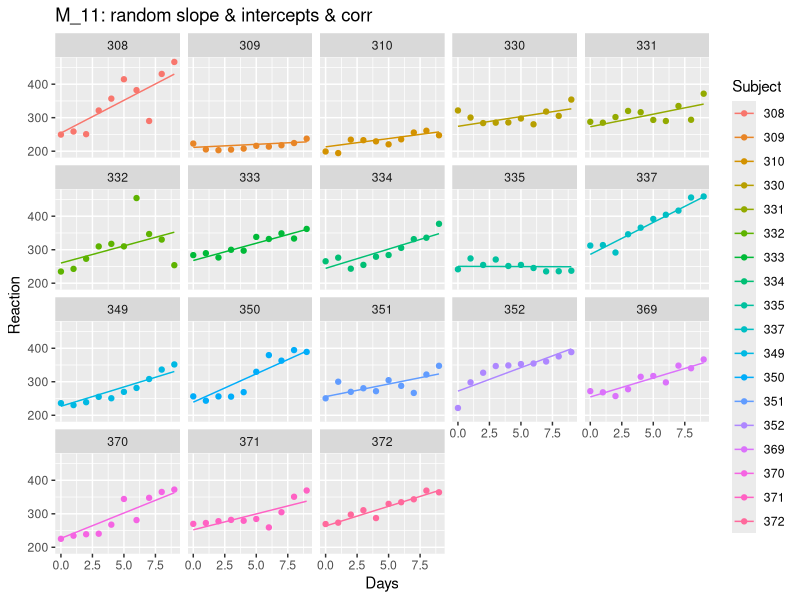
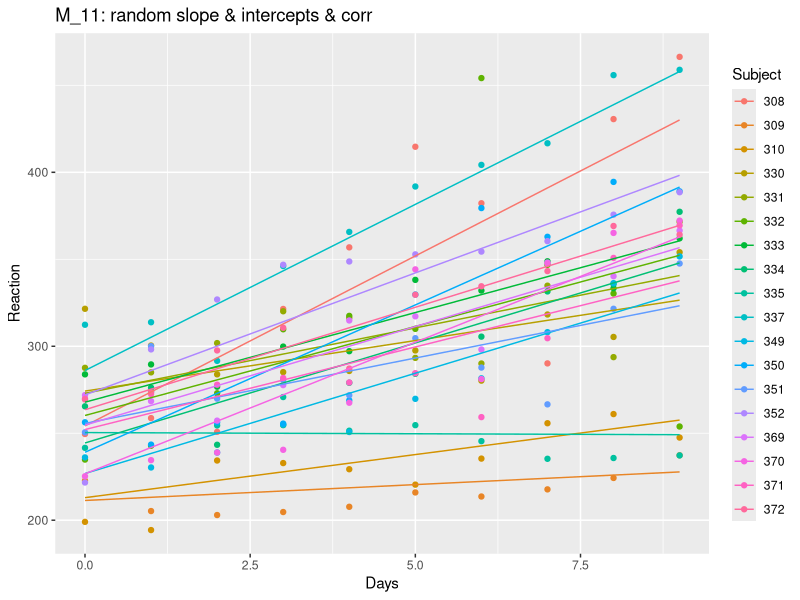
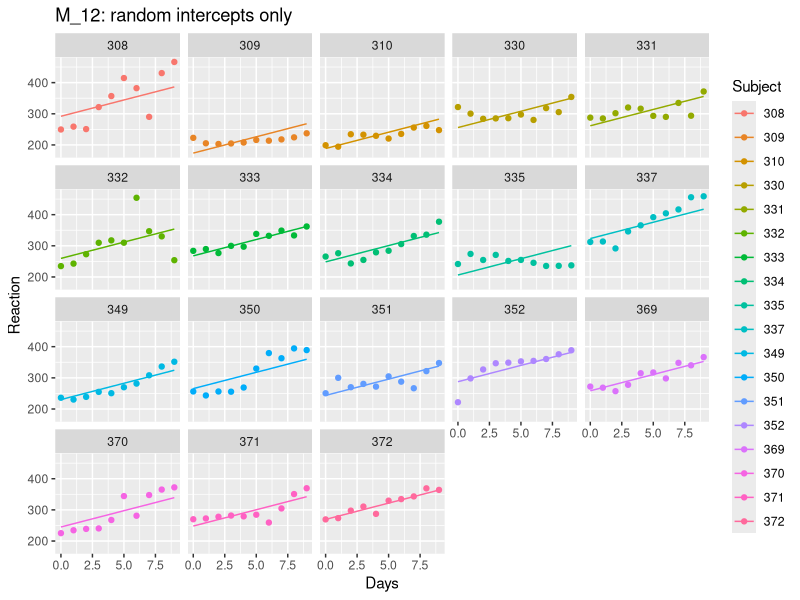
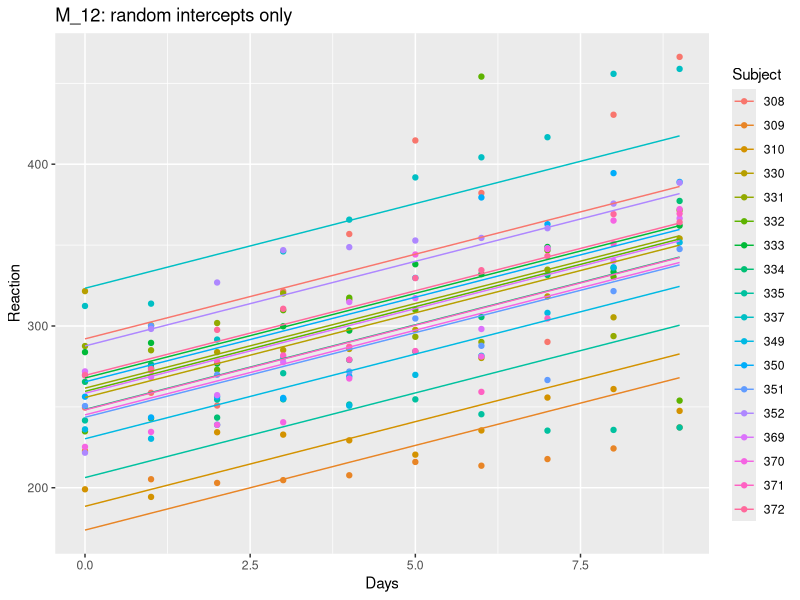
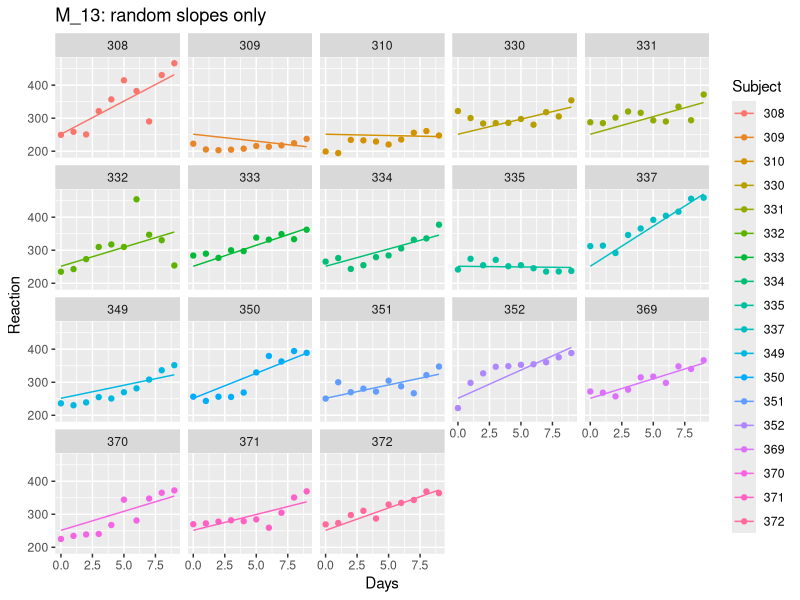
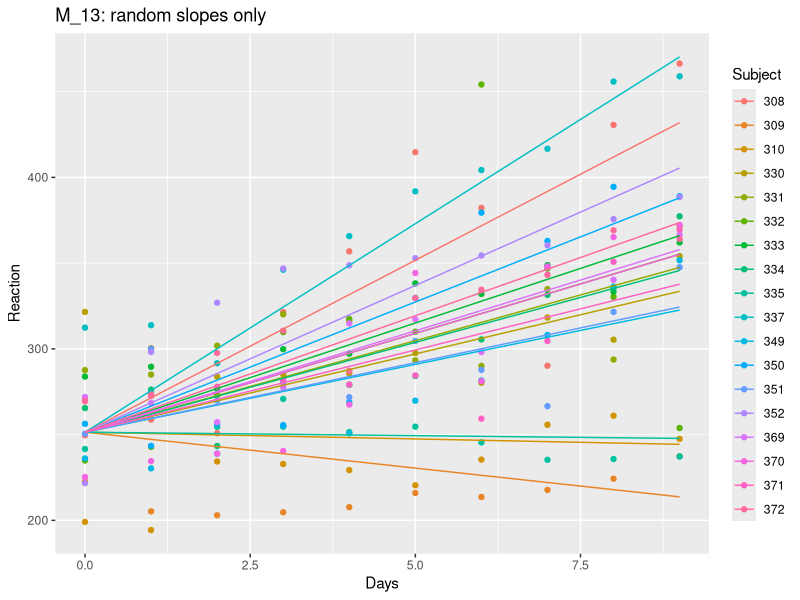
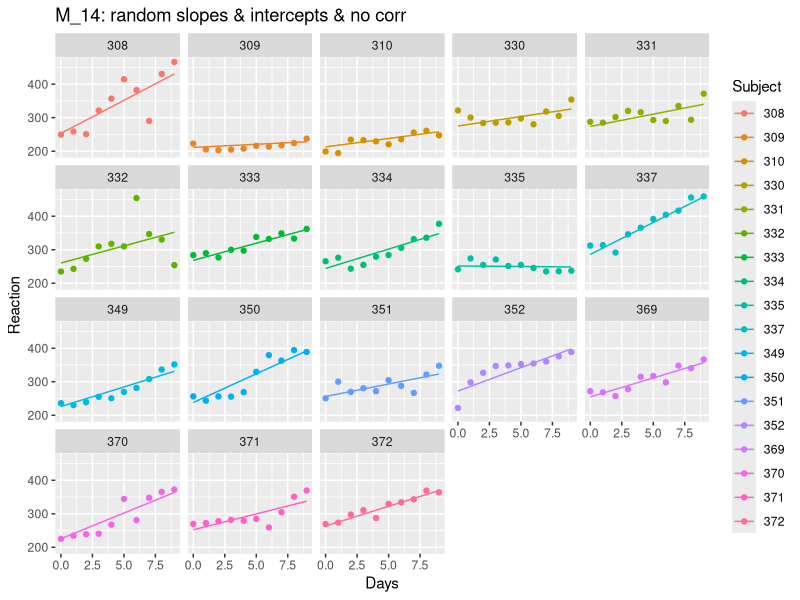
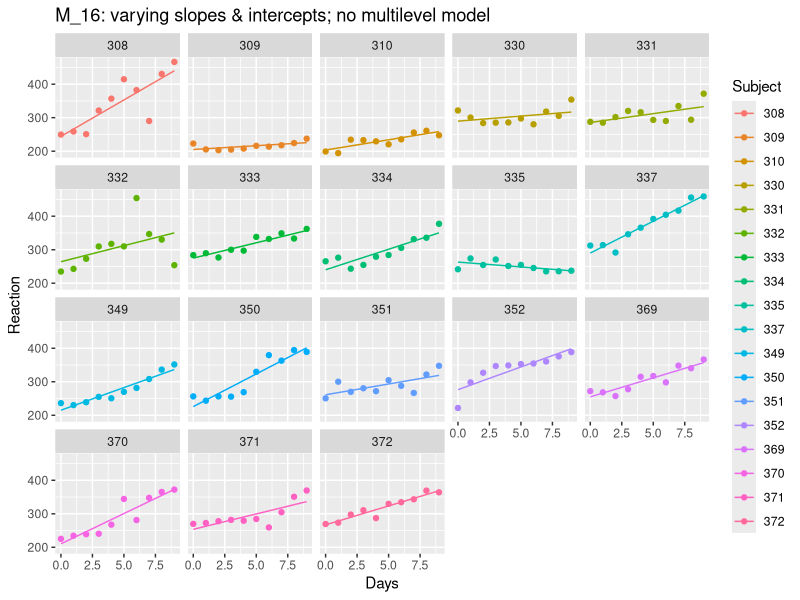

Generate these figures, in order, with R:
library(tidyverse)
library(modelr)
library(lme4)

# random slopes & random intercepts & correlation between them
M_11 <- lmer(Reaction ~ Days + (Days|Subject),
            REML = FALSE,
            data = sleepstudy)

# random intercepts only model
M_12 <- lmer(Reaction ~ Days + (1|Subject),
             REML = FALSE,
             data = sleepstudy)

# random slopes only model
M_13 <- lmer(Reaction ~ Days + (0 + Days|Subject),
            REML = FALSE,
            data = sleepstudy)


# random slopes & random intercepts & NO correlation between them
M_14 <- lmer(Reaction ~ Days + (Days||Subject),
             REML = FALSE,
             data = sleepstudy)


# Visualize the predictions of the models ---------------------------------

add_predictions(sleepstudy, M_11) %>% 
  ggplot(aes(x = Days, y = Reaction, colour = Subject)) +
  geom_point() +
  geom_line(aes(y = pred)) +
  facet_wrap(~Subject) +
  ggtitle('M_11: random slope & intercepts & corr')

add_predictions(sleepstudy, M_11) %>% 
  ggplot(aes(x = Days, y = Reaction, colour = Subject)) +
  geom_point() +
  geom_line(aes(y = pred)) +
  ggtitle('M_11: random slope & intercepts & corr')

add_predictions(sleepstudy, M_12) %>% 
  ggplot(aes(x = Days, y = Reaction, colour = Subject)) +
  geom_point() +
  geom_line(aes(y = pred)) +
  facet_wrap(~Subject) +
  ggtitle('M_12: random intercepts only')

add_predictions(sleepstudy, M_12) %>% 
  ggplot(aes(x = Days, y = Reaction, colour = Subject)) +
  geom_point() +
  geom_line(aes(y = pred)) +
  ggtitle('M_12: random intercepts only')



add_predictions(sleepstudy, M_13) %>% 
  ggplot(aes(x = Days, y = Reaction, colour = Subject)) +
  geom_point() +
  geom_line(aes(y = pred)) +
  facet_wrap(~Subject) +
  ggtitle('M_13: random slopes only')

add_predictions(sleepstudy, M_13) %>% 
  ggplot(aes(x = Days, y = Reaction, colour = Subject)) +
  geom_point() +
  geom_line(aes(y = pred)) +
  ggtitle('M_13: random slopes only')


add_predictions(sleepstudy, M_14) %>% 
  ggplot(aes(x = Days, y = Reaction, colour = Subject)) +
  geom_point() +
  geom_line(aes(y = pred)) +
  facet_wrap(~Subject) +
  ggtitle('M_14: random slopes & intercepts & no corr')

# Complete pooling model --------------------------------------------------

M_15 <- lm(Reaction ~ Days, data = sleepstudy)

# -------------------------------------------------------------------------


# No pooling model --------------------------------------------------------

# varying intercept & slope model, but NOT mixed effects aka multilevel
M_16 <- lm(Reaction ~ Days * Subject, data = sleepstudy)
M_16a <- lm(Reaction ~ Days + Subject + Days:Subject, data = sleepstudy)

# varying intercepts model but NOT a mixed effects aka multilevel
M_17 <- lm(Reaction ~ Days + Subject, data = sleepstudy)


# Visualize these models --------------------------------------------------

add_predictions(sleepstudy, M_16) %>% 
  ggplot(aes(x = Days, y = Reaction, colour = Subject)) +
  geom_point() +
  geom_line(aes(y = pred)) +
  facet_wrap(~Subject) +
  ggtitle('M_16: varying slopes & intercepts; no multilevel model')

add_predictions(sleepstudy, M_15) %>% 
  ggplot(aes(x = Days, y = Reaction, colour = Subject)) +
  geom_point() +
  geom_line(aes(y = pred)) +
  facet_wrap(~Subject) +
  ggtitle('M_15: complete pooling')


# Model comparison --------------------------------------------------------

# log likelihood of model M_11
logLik(M_11)

# log likelihood of model M_12
logLik(M_12)

# deviance of model M_11
-2 * logLik(M_11)
deviance(M_11)

# Wilks's theorem to do a null hypothesis test using chi ^ 2
anova(M_12, M_11) # compare model 11 to 12

anova(M_14, M_11) # test of corr between intercepts and slopes

anova(M_14, M_12) # test of random slopes
